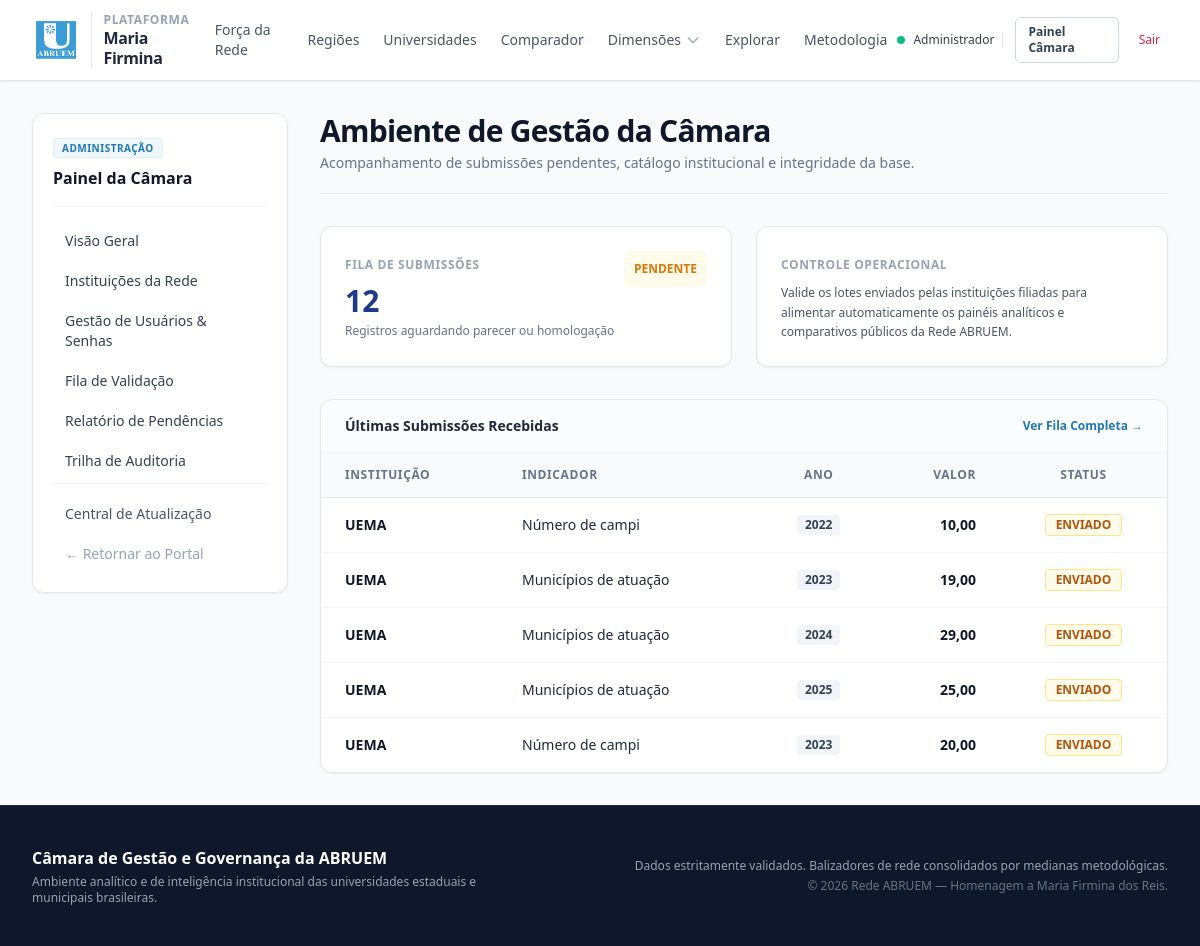
The page /admin/ (signed in) on the database as committed earlier.
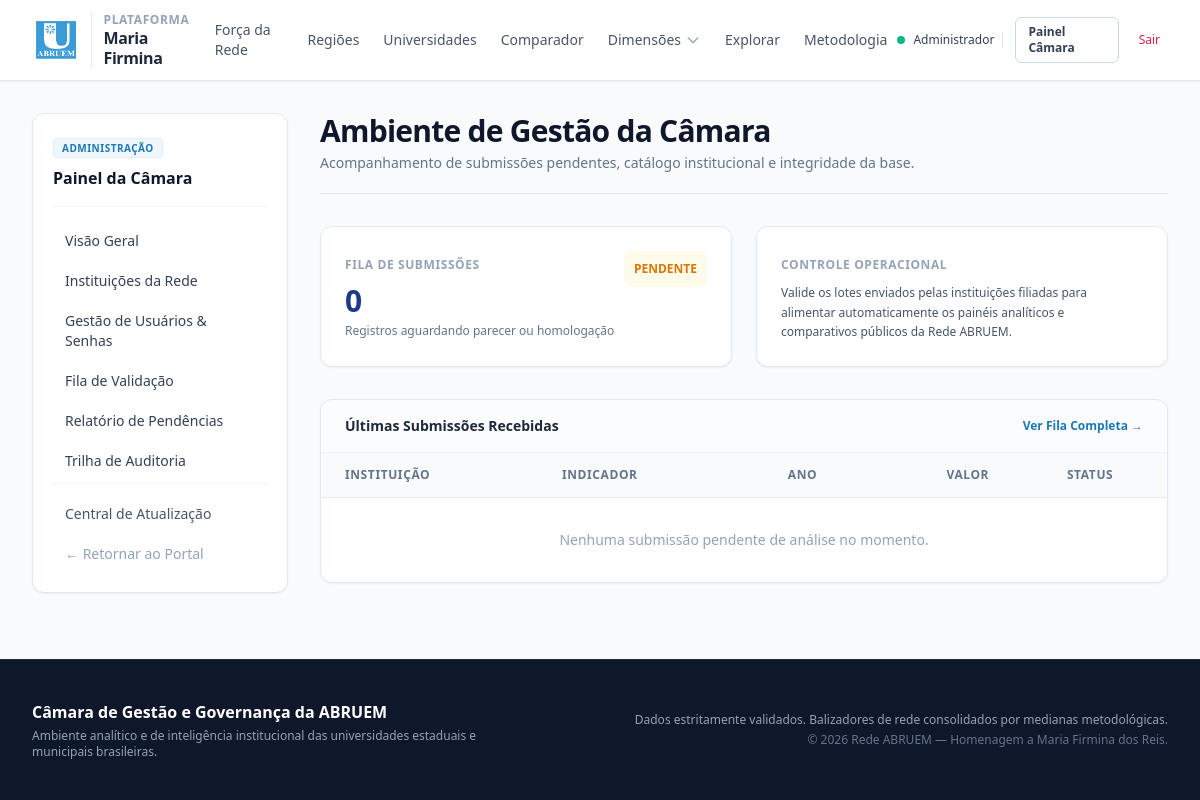
The same page on the database as committed later.
### tables this page shows
CREATE TABLE registro_dados (
    id INTEGER PRIMARY KEY AUTOINCREMENT,
    universidade_id TEXT NOT NULL,
    indicador_id TEXT NOT NULL,
    ano_referencia INTEGER NOT NULL,
    valor_numerico REAL,
    valor_texto TEXT,
    status_dado TEXT NOT NULL DEFAULT 'RASCUNHO',
    fonte_tipo TEXT,
    fonte_descricao TEXT,
    fonte_url TEXT,
    parecer_devolucao TEXT,
    atualizado_por INTEGER,
    criado_em DATETIME DEFAULT CURRENT_TIMESTAMP,
    atualizado_em DATETIME DEFAULT CURRENT_TIMESTAMP,
    UNIQUE (universidade_id, indicador_id, ano_referencia),
    FOREIGN KEY (universidade_id) REFERENCES universidades(id) ON DELETE CASCADE,
    FOREIGN KEY (indicador_id) REFERENCES indicadores(id) ON DELETE CASCADE,
    FOREIGN KEY (atualizado_por) REFERENCES usuarios(id) ON DELETE SET NULL
);

CREATE TABLE universidades (
    id TEXT PRIMARY KEY,
    sigla TEXT NOT NULL UNIQUE,
    nome TEXT NOT NULL,
    tipo TEXT NOT NULL,
    uf TEXT NOT NULL,
    regiao TEXT NOT NULL,
    municipio_sede TEXT,
    ano_filiacao INTEGER,
    status TEXT DEFAULT 'ATIVA',
    criado_em DATETIME DEFAULT CURRENT_TIMESTAMP
, autonomia_financeira INTEGER DEFAULT 0);

CREATE TABLE indicadores (
    id TEXT PRIMARY KEY,
    codigo TEXT NOT NULL UNIQUE,
    nome TEXT NOT NULL,
    dimensao TEXT NOT NULL,
    tipo_dado TEXT NOT NULL,
    tipo_agregacao TEXT NOT NULL,
    origem TEXT NOT NULL DEFAULT 'INFORMADO',
    unidade_medida TEXT,
    descricao TEXT,
    obrigatorio INTEGER DEFAULT 1,
    ativo INTEGER DEFAULT 1
);

### app/controllers/admin_controller.py (the view)
@admin_bp.route('/')
def painel():
    reg_repo = RegistroRepository()
    submissoes_pendentes = reg_repo.listar_submissoes_pendentes()
    return render_template('admin/painel.html', submissoes=submissoes_pendentes)

### app/controllers/admin_controller.py (called while the page is built)
@admin_bp.before_request
def verificar_acesso_admin():
    if not AuthService.esta_autenticado() or not AuthService.exigir_admin():
        abort(403)

### app/repositories/base_repository.py (called while the page is built)
    def executar_consulta(self, sql, parametros=None):
        sql_sqlite = sql.replace('%s', '?')
        conn = get_db_connection()
        try:
            cursor = conn.cursor()
            cursor.execute(sql_sqlite, parametros or ())
            return cursor.fetchall()
        finally:
            conn.close()

### app/repositories/registro_repository.py (called while the page is built)
    def listar_submissoes_pendentes(self):
        sql = """
            SELECT r.*, u.sigla as universidade_sigla, u.nome as universidade_nome,
                   i.codigo as indicador_codigo, i.nome as indicador_nome, i.dimensao,
                   usr.nome as usuario_nome
            FROM registro_dados r
            INNER JOIN universidades u ON r.universidade_id = u.id
            INNER JOIN indicadores i ON r.indicador_id = i.id
            LEFT JOIN usuarios usr ON r.atualizado_por = usr.id
            WHERE r.status_dado IN ('ENVIADO', 'SOLICITADO_ALTERACAO')
            ORDER BY r.atualizado_em ASC
        """
        return self.executar_consulta(sql)

### app/templates/admin/painel.html (shortened to what the changed rows need)
{% extends 'layouts/base.html' %}
{% block content %}
<div class="flex flex-col lg:flex-row items-start gap-8">
    <div class="flex-1 w-full space-y-8">
        <div class="border-b border-slate-200 pb-5">
            <h1 class="text-2xl sm:text-3xl font-bold text-slate-900 tracking-tight">Ambiente de Gestão da Câmara</h1>
        </div>
        <div class="grid grid-cols-1 md:grid-cols-2 gap-6">
            <div class="bg-white p-6 rounded-xl border border-slate-200 shadow-sm flex items-start justify-between">
                <div>
                    <span class="text-xs font-bold uppercase tracking-wider text-slate-400">Fila de Submissões</span>
                    <div class="text-3xl font-extrabold text-abruem-800 mt-2">{{ submissoes | length }}</div>
                    <p class="text-xs text-slate-500 mt-1">Registros aguardando parecer ou homologação</p>
                </div>
            </div>
        </div>
        <div class="bg-white rounded-xl border border-slate-200 shadow-sm overflow-hidden">
            <div class="overflow-x-auto">
                <table class="w-full text-left text-sm text-slate-600">
                    <thead class="bg-slate-50 text-xs font-semibold uppercase tracking-wider text-slate-500 border-b border-slate-200">
                        <tr>
                            <th scope="col" class="px-6 py-3.5">Instituição</th>
                            <th scope="col" class="px-6 py-3.5">Indicador</th>
                            <th scope="col" class="px-6 py-3.5 text-center">Ano</th>
                            <th scope="col" class="px-6 py-3.5 text-right">Valor</th>
                            <th scope="col" class="px-6 py-3.5 text-center">Status</th>
                        </tr>
                    </thead>
                    <tbody class="divide-y divide-slate-100">
                        {% for s in submissoes[:5] %}
                        <tr class="hover:bg-slate-50/80 transition-colors">
                            <td class="px-6 py-4 font-bold text-slate-900">{{ s.universidade_sigla }}</td>
                            <td class="px-6 py-4 text-slate-800">{{ s.indicador_nome }}</td>
                            <td class="px-6 py-4 text-center">
                                <span class="inline-flex items-center px-2 py-0.5 rounded text-xs font-semibold bg-slate-100 text-slate-700">{{ s.ano_referencia }}</span>
                            </td>
                            <td class="px-6 py-4 text-right font-bold text-slate-900">{{ s.valor_numerico | numero_br(2) }}</td>
                            <td class="px-6 py-4 text-center">
                                <span class="inline-flex items-center px-2.5 py-0.5 rounded text-xs font-semibold bg-amber-50 text-amber-700 border border-amber-200">{{ s.status_dado }}</span>
                            </td>
                        </tr>
                        {% else %}
                        <tr>
                            <td colspan="5" class="px-6 py-8 text-center text-sm text-slate-400">Nenhuma submissão pendente de análise no momento.</td>
                        </tr>
                        {% endfor %}
                    </tbody>
                </table>
            </div>
        </div>
    </div>
</div>
{% endblock %}

Rows that differ between the two databases and show on the page:
no longer on this page (row edited): registro_dados: universidade_sigla "UEMA", indicador_nome "Número de campi", ano_referencia "2022", valor_numerico|numero_br "10,00", status_dado "ENVIADO"
no longer on this page (row edited): registro_dados: universidade_sigla "UEMA", indicador_nome "Municípios de atuação", ano_referencia "2023", valor_numerico|numero_br "19,00", status_dado "ENVIADO"
no longer on this page (row edited): registro_dados: universidade_sigla "UEMA", indicador_nome "Municípios de atuação", ano_referencia "2024", valor_numerico|numero_br "29,00", status_dado "ENVIADO"
no longer on this page (row edited): registro_dados: universidade_sigla "UEMA", indicador_nome "Municípios de atuação", ano_referencia "2025", valor_numerico|numero_br "25,00", status_dado "ENVIADO"
no longer on this page (row edited): registro_dados: universidade_sigla "UEMA", indicador_nome "Número de campi", ano_referencia "2023", valor_numerico|numero_br "20,00", status_dado "ENVIADO"
Other text that changed with them:
{{ submissoes | length }}: "12" → "0"
text now shown: "Nenhuma submissão pendente de análise no momento."
